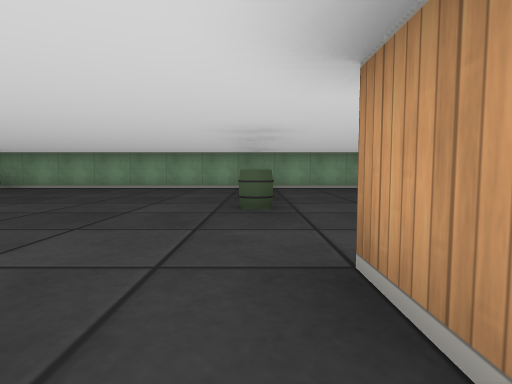
View 1 (above)

19 first-person views from a walk through a cub3D level. The camera is about half as high as the walls, tilts 4° down and sees 80° across. The floor is counted in squares. Each view is taken from the middle of a square. On the plan, view 1 faces up. The plan holds only what a view shows up to about 9 squares ahead; the rest is blank.

View 2
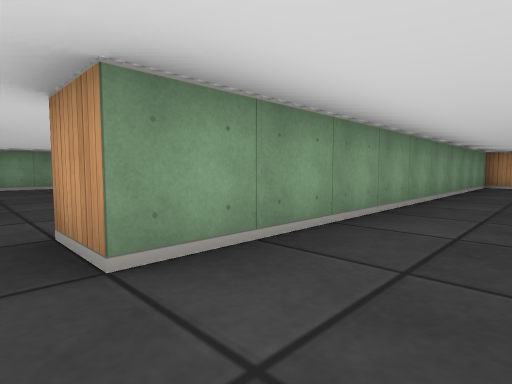

View 3
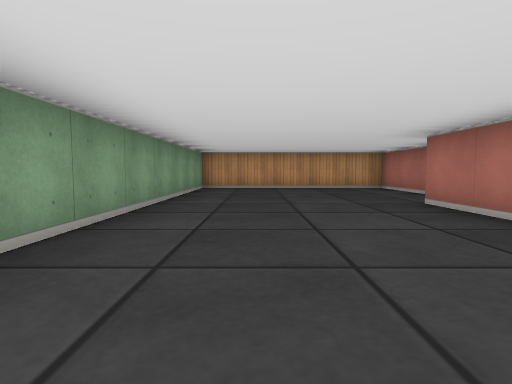

View 4
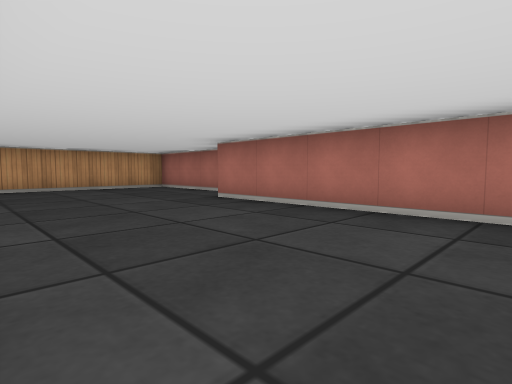

View 5
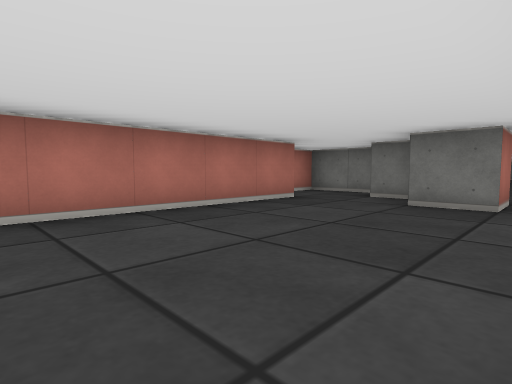

View 6
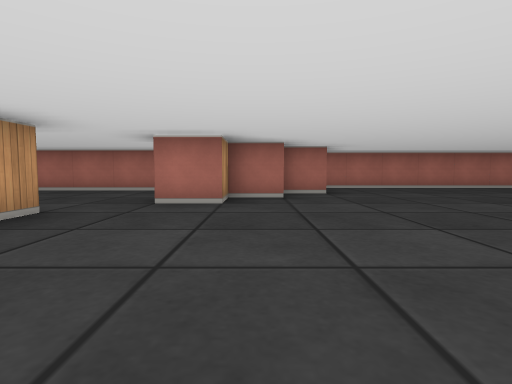

View 7
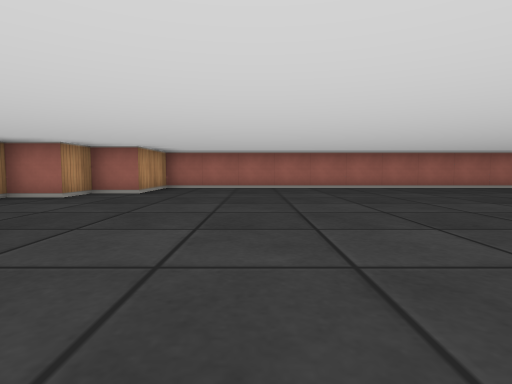

View 8
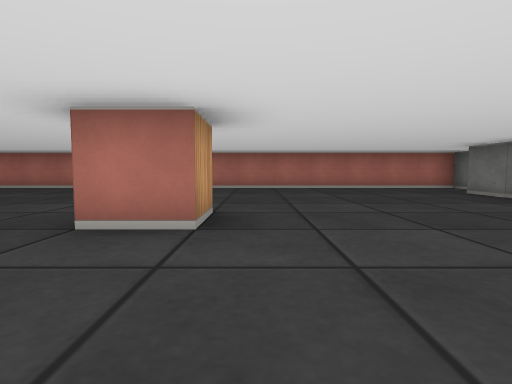

View 9
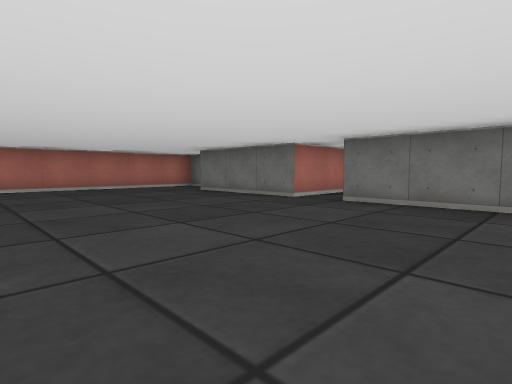

View 10
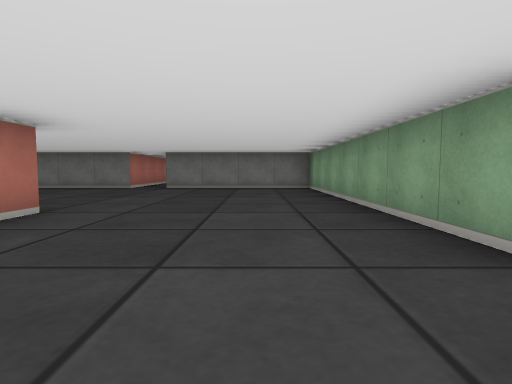

View 11
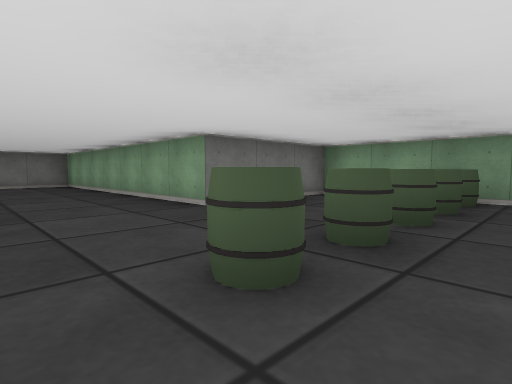

View 12
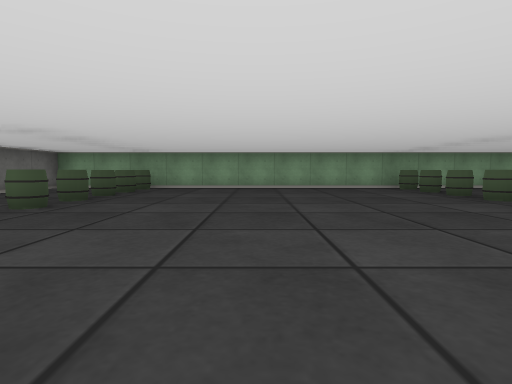

View 13
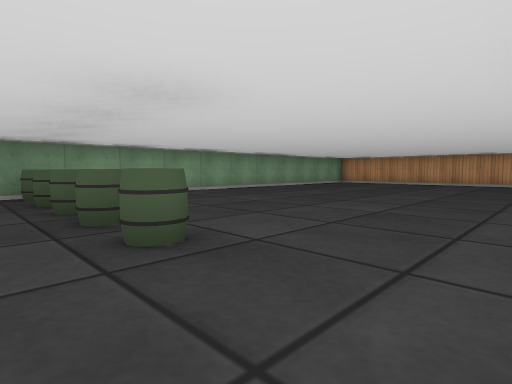

View 14
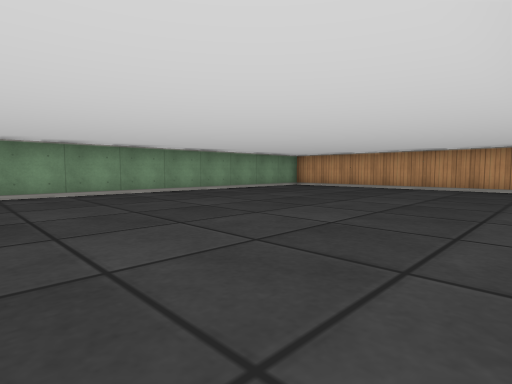

View 15
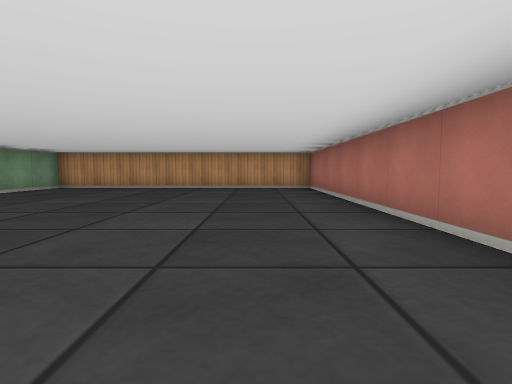

View 16
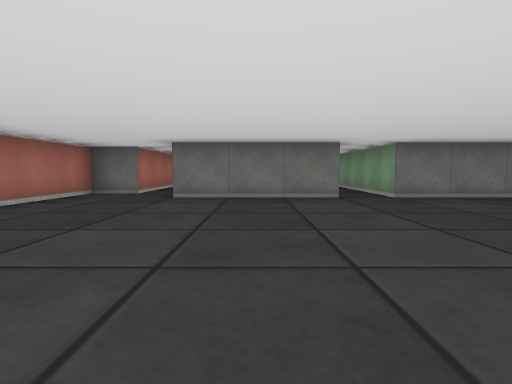

View 17
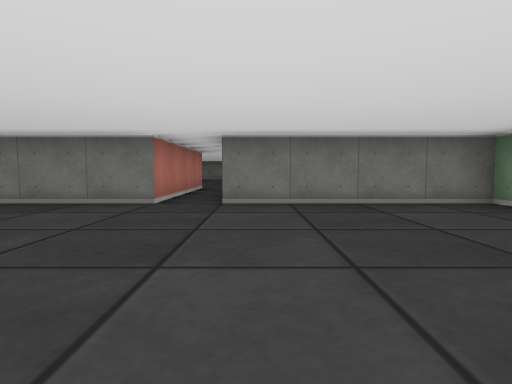

View 18
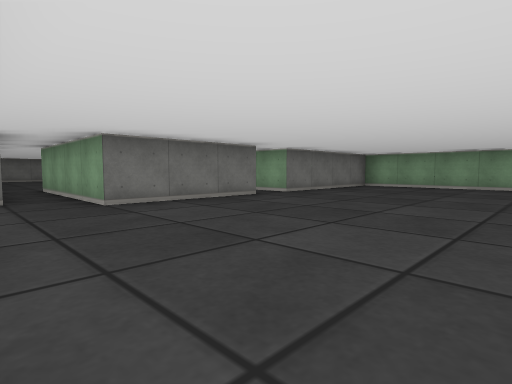

View 19
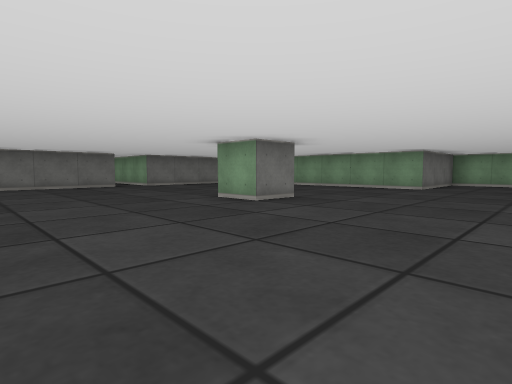

### Floor plan
Ten units are one square. View 1 is at (0, 0); x grows to the right and y downward. Boxes are objects, and circles mark ways between rooms. Rooms are numbered by the first view taken in them; rooms with no view inside come last. Other rooms are left out.
<svg viewBox="-215 -90 325 140">
<path fill="none" stroke="#000" d="M78 45 105 45 105 -5 5 -5 5 -15M-5 5 -5 15M-6 35 65 35M-15 18 -15 25M-25 29 -25 45 -18 45M-105 -15 -105 -5 -115 -5 -115 -15 -105 -15M38 -15 105 -15 105 -85 -95 -85 -95 -55 -165 -55 -165 -15 -200 -15M-205 -5 -165 -5 -165 25 -205 25M-201 35 -175 35 -175 45 -35 45 -35 25 -25 25 -25 15 -15 15 -15 5 -5 5"/>
<rect x="-75" y="-45" width="10" height="10" fill="#bbb"><title>barrel</title></rect>
<rect x="-75" y="-55" width="10" height="10" fill="#bbb"><title>barrel</title></rect>
<rect x="-75" y="-65" width="10" height="10" fill="#bbb"><title>barrel</title></rect>
<rect x="-75" y="-75" width="10" height="10" fill="#bbb"><title>barrel</title></rect>
<rect x="-75" y="-85" width="10" height="10" fill="#bbb"><title>barrel</title></rect>
<rect x="-5" y="-45" width="10" height="10" fill="#bbb"><title>barrel</title></rect>
<rect x="-5" y="-55" width="10" height="10" fill="#bbb"><title>barrel</title></rect>
<rect x="-5" y="-65" width="10" height="10" fill="#bbb"><title>barrel</title></rect>
<rect x="-5" y="-75" width="10" height="10" fill="#bbb"><title>barrel</title></rect>
<rect x="-5" y="-85" width="10" height="10" fill="#bbb"><title>barrel</title></rect>
<circle cx="0" cy="-5" r="3" fill="#2a7"/>
<text x="50" y="20">1</text>
<text x="-50" y="-30">2</text>
</svg>
Room 1 opens to room 2.

Where each view was taken, in squares from view 1:
view 1: 0 up, 0 right, facing up
view 2: 1 down, 0 right, facing up-right
view 3: 1 down, 2 right, facing right
view 4: 0 up, 2 right, facing down-right
view 5: 0 up, 4 right, facing down-left
view 6: 4 up, 2 left, facing down
view 7: 4 up, 6 left, facing down
view 8: 4 up, 12 left, facing down
view 9: 4 up, 12 left, facing down-left
view 10: 4 up, 8 left, facing left
view 11: 3 up, 6 left, facing up-left
view 12: 0 up, 4 left, facing up
view 13: 2 up, 1 left, facing up-right
view 14: 2 up, 2 right, facing up-right
view 15: 3 up, 2 right, facing right
view 16: 1 down, 11 left, facing left
view 17: 2 up, 12 left, facing left
view 18: 4 down, 12 left, facing up-left
view 19: 3 down, 7 left, facing up-left
